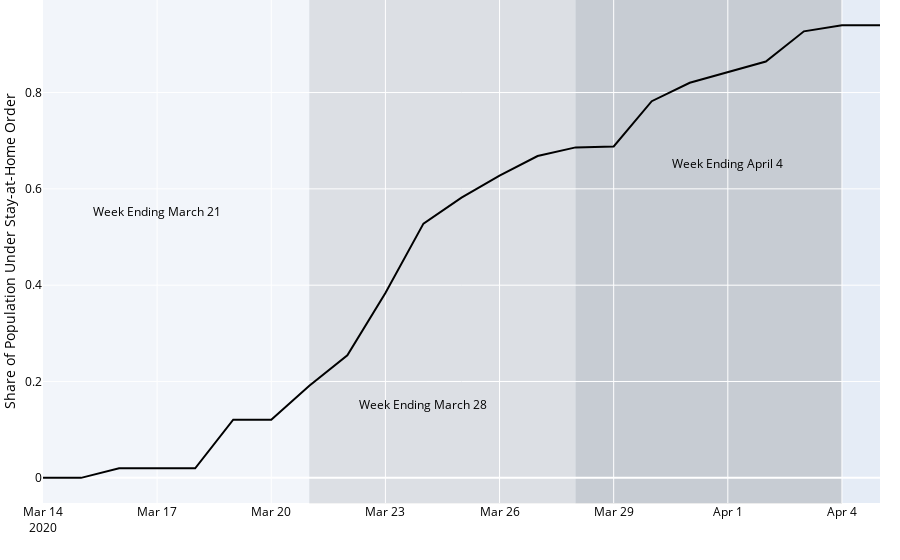

Source (notebook cell):
### Code cell
fig_nat = go.Figure(data=[go.Scatter(y=nat_lockdown[:date.today()]['pop_share_lock'], 
                                    x=nat_lockdown[:date.today()].index,line=dict(color="black"),
                                    textfont=dict(color="black"))])

fig_nat.update_xaxes(title_text='',tickfont=dict(color='black'))
fig_nat.update_yaxes(title_text='Share of Population Under Stay-at-Home Order',title_font=dict(color='black'),tickfont=dict(color='black'))
fig_nat.update_layout(margin = dict(l=20, r=20, t=0, b=20))


# Create scatter trace of text labels
fig_nat.add_trace(go.Scatter(
    x=['2020-03-17', '2020-03-24','2020-04-01'],
    y=[.55, .15, .65],
    text=["Week Ending March 21","Week Ending March 28", "Week Ending April 4"],
    mode="text",
    textfont=dict(
        color="black"
    )
))

fig_nat.update_layout(showlegend=False,
    shapes=[
        # 1st highlight during Feb 4 - Feb 6
        dict(
            type="rect",
            # x-reference is assigned to the x-values
            xref="x",
            # y-reference is assigned to the plot paper [0,1]
            yref="paper",
            x0="2020-03-14",
            y0=-.001,
            x1="2020-03-21",
            y1=1,
            fillcolor="White",
            opacity=0.5,
            layer="below",
            line_width=0,
        ),
        dict(
            type="rect",
            # x-reference is assigned to the x-values
            xref="x",
            # y-reference is assigned to the plot paper [0,1]
            yref="paper",
            x0="2020-03-21",
            y0=-.001,
            x1="2020-03-28",
            y1=1,
            fillcolor="LightGray",
            opacity=0.5,
            layer="below",
            line_width=0,
        ),
        dict(
            type="rect",
            # x-reference is assigned to the x-values
            xref="x",
            # y-reference is assigned to the plot paper [0,1]
            yref="paper",
            x0="2020-03-28",
            y0=-.001,
            x1="2020-04-04",
            y1=1,
            fillcolor="Gray",
            opacity=0.3,
            layer="below",
            line_width=0,
        )
    ]
)

fig_nat.show()

fig_nat.write_image("../../output/plots/nat-SAH-share.pdf", 
                    width=900, height=400, scale=3)

### Figure 1 — Plotly figure (JSON) as saved in the notebook; plotly's stock layout.template omitted (floating-point values rounded to 4 significant figures)
{"data": [{"line": {"color": "black"}, "textfont": {"color": "black"}, "type": "scatter", "x": ["2020-03-14T00:00:00", "2020-03-15T00:00:00", "2020-03-16T00:00:00", "2020-03-17T00:00:00", "2020-03-18T00:00:00", "2020-03-19T00:00:00", "2020-03-20T00:00:00", "2020-03-21T00:00:00", "2020-03-22T00:00:00", "2020-03-23T00:00:00", "2020-03-24T00:00:00", "2020-03-25T00:00:00", "2020-03-26T00:00:00", "2020-03-27T00:00:00", "2020-03-28T00:00:00", "2020-03-29T00:00:00", "2020-03-30T00:00:00", "2020-03-31T00:00:00", "2020-04-01T00:00:00", "2020-04-02T00:00:00", "2020-04-03T00:00:00", "2020-04-04T00:00:00", "2020-04-05T00:00:00"], "y": [0, 0, 0.01981, 0.01981, 0.01981, 0.1207, 0.1207, 0.1914, 0.2546, 0.3836, 0.5279, 0.5816, 0.6277, 0.6681, 0.6861, 0.6882, 0.782, 0.8203, 0.8426, 0.8643, 0.9271, 0.9399, 0.9399]}, {"mode": "text", "text": ["Week Ending March 21", "Week Ending March 28", "Week Ending April 4"], "textfont": {"color": "black"}, "type": "scatter", "x": ["2020-03-17", "2020-03-24", "2020-04-01"], "y": [0.55, 0.15, 0.65]}], "layout": {"margin": {"b": 20, "l": 20, "r": 20, "t": 0}, "shapes": [{"fillcolor": "White", "layer": "below", "line": {"width": 0}, "opacity": 0.5, "type": "rect", "x0": "2020-03-14", "x1": "2020-03-21", "xref": "x", "y0": -0.001, "y1": 1, "yref": "paper"}, {"fillcolor": "LightGray", "layer": "below", "line": {"width": 0}, "opacity": 0.5, "type": "rect", "x0": "2020-03-21", "x1": "2020-03-28", "xref": "x", "y0": -0.001, "y1": 1, "yref": "paper"}, {"fillcolor": "Gray", "layer": "below", "line": {"width": 0}, "opacity": 0.3, "type": "rect", "x0": "2020-03-28", "x1": "2020-04-04", "xref": "x", "y0": -0.001, "y1": 1, "yref": "paper"}], "showlegend": false, "xaxis": {"tickfont": {"color": "black"}, "title": {"text": ""}}, "yaxis": {"tickfont": {"color": "black"}, "title": {"font": {"color": "black"}, "text": "Share of Population Under Stay-at-Home Order"}}}}
